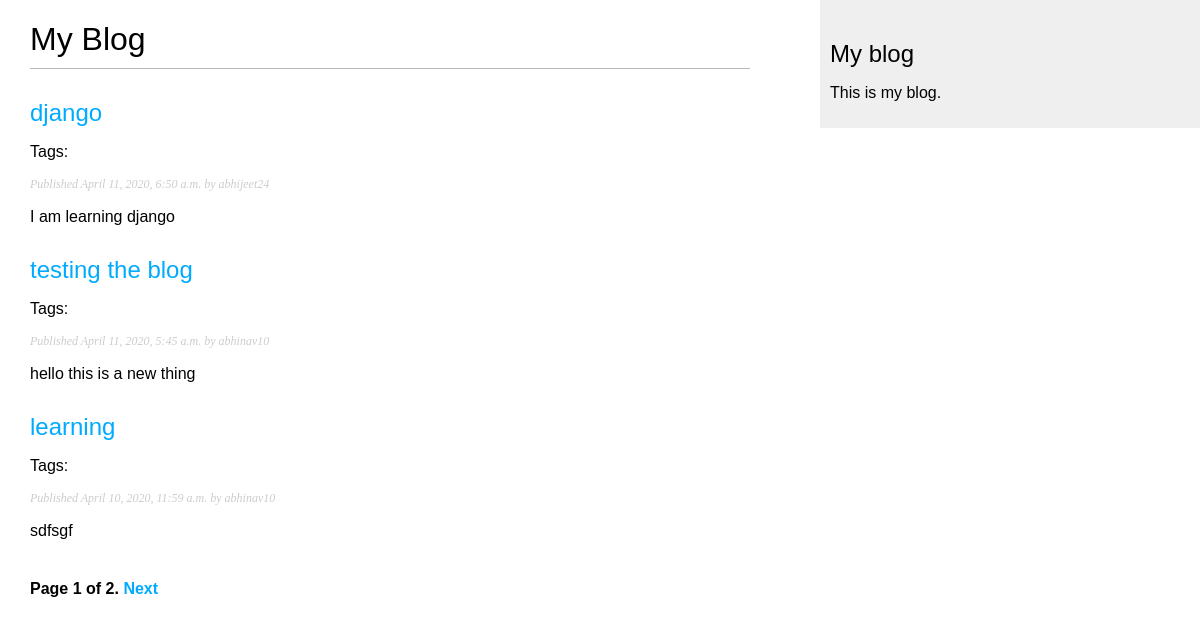
The page /blog/ on the database as committed earlier.
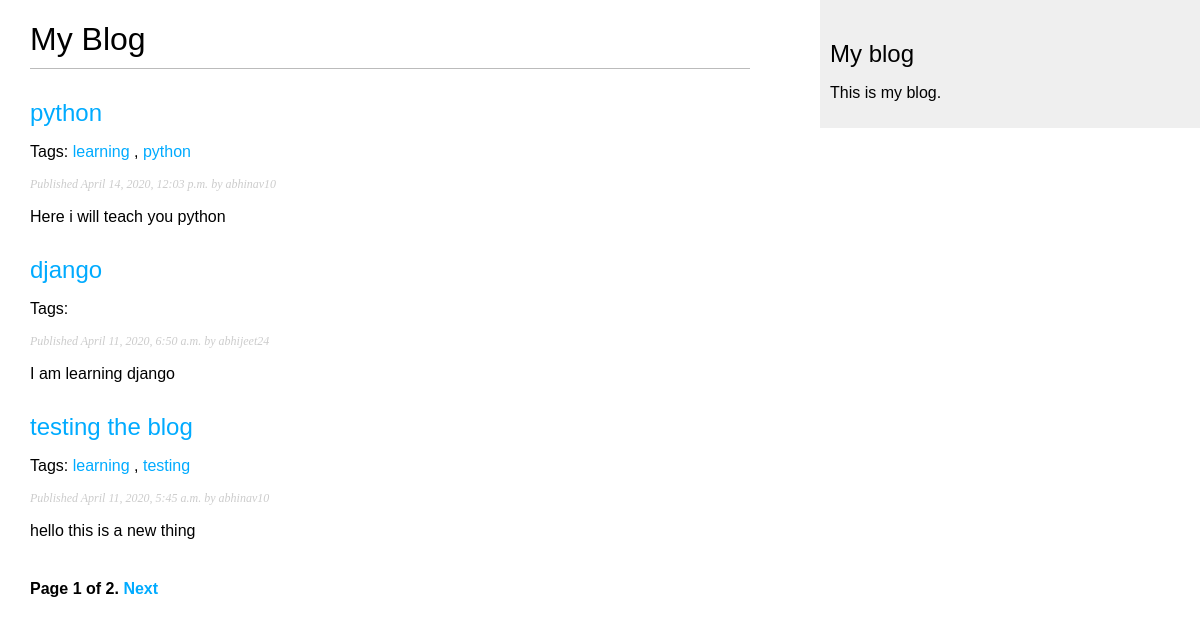
The same page on the database as committed later.
### blog/models.py (models this page shows, shortened)
class Post(models.Model):
	STATUS_CHOICES = (
			('draft','Draft'),
			('published','Published')
		)
	title = models.CharField(max_length=250)
	slug = models.SlugField(max_length=250,unique_for_date='publish')  #short label containing only letters ,etc. for beautifl urls
	author = models.ForeignKey(User,related_name= 'blog_posts',on_delete=models.CASCADE)
	body = models.TextField()
	publish = models.DateTimeField(default = timezone.now)
	created = models.DateTimeField(auto_now_add = True)  #time for creation of object
	updated = models.DateTimeField(auto_now = True) #time for saving the object
	status = models.CharField(max_length=10,choices = STATUS_CHOICES,default = 'draft' )
	objects = models.Manager()
	published = PublishedManager()
	tags = TaggableManager()
	def get_absolute_url(self):
		return reverse('blog:post_detail',args=[self.publish.year,
												self.publish.strftime('%m'),
												self.publish.strftime('%d'),
												self.slug])
	class Meta:  #this contains meta deta of the model
		ordering = ('-publish',) # ordering must be a tuple or a list

### blog/views.py (the view)
# urls.py: url(r'^tag/(?P<tag_slug>[-\w]+)/$',views.post_list,name = 'post_list_by_tag'),
def post_list(request,tag_slug= None):
	object_list = Post.published.all()
	tag = None
	if tag_slug:
		tag = get_object_or_404(Tag,slug= tag_slug)
		object_list = object_list.filter(tags__in = [tag])
	paginator = Paginator(object_list,3) #3 posts in each page
	page = request.GET.get('page')
	try:
		posts = paginator.page(page)
	except PageNotAnInteger:
		posts = paginator.page(1)
	except EmptyPage:
		posts = paginator.page(paginator.num_pages)
	return render(request,'blog/post/list.html',{'page':page,'posts':posts,'tag':tag})

### blog/models.py (called while the page is built)
	def get_queryset(self):
		return super(PublishedManager,self).get_queryset().filter(status='published')

### blog/templates/blog/post/list.html (shortened to what this page needs)
{% extends "blog/base.html" %}
{% block content %}
    <h1>My Blog</h1>
    {% for post in posts %}
        <h2><a href="{{ post.get_absolute_url }}">{{ post.title }}</a></h2>
        <p class="tags">
            Tags:
            {% for tag in post.tags.all %}
                <a href="{% url 'blog:post_list_by_tag' tag.slug %}">{{ tag.name }}</a>
                {% if not forloop.last %}, {% endif %}
            {% endfor %}
        </p>
        <p class="date">Published {{ post.publish }} by {{ post.author }}</p>
        {{ post.body|truncatewords:30|linebreaks }}
    {% endfor %}
    {% include "pagination.html" with page=posts %}
{% endblock %}

### blog/templates/blog/base.html (shortened to what this page needs)
{% load static %}
<!DOCTYPE html>
<html>
<head>
    <link href="{% static 'css/blog.css' %}" rel="stylesheet">
</head>
<body>
    <div id="content">
        {% block content %}
        {% endblock %}
    </div>
    <div id="sidebar">
        <h2>My blog</h2>
        <p>This is my blog.</p>
    </div>
</body>
</html>

### blog/templates/pagination.html (shortened to what this page needs)
<div class="pagination">
    <span class="step-links">
        <span class="current">
            Page {{ page.number }} of {{ page.paginator.num_pages }}.
        </span>
        {% if page.has_next %}
            <a href="?page={{ page.next_page_number }}">Next</a>
        {% endif %}
    </span>
</div>

### blog/static/css/blog.css (style rules this page uses)
body { margin:0; padding:0; font-family:helvetica, sans-serif; }
a { color:#00abff; text-decoration:none; }
h1 { font-weight:normal; border-bottom:1px solid #bbb; padding:0 0 10px 0; }
h2 { font-weight:normal; margin:30px 0 0; }
#content { float:left; width:60%; padding:0 0 0 30px; }
#sidebar { float:right; width:30%; padding:10px; background:#efefef; height:100%; }
p.date { color:#ccc; font-family: georgia, serif; font-size: 12px; font-style: italic; }
.pagination { margin:40px 0; font-weight:bold; }

Rows that differ between the two databases and show on the page:
no longer on this page (row edited): Post: title "learning", publish "April 10, 2020, 11:59 a.m.", author "abhinav10", body "sdfsgf"
added Post: title "python", publish "April 14, 2020, 12:03 p.m.", author "abhinav10", body "Here i will teach you python"
added Tag: name "learning"
added Tag: name "python"
added Tag: name "testing", shown under Post "testing the blog"
